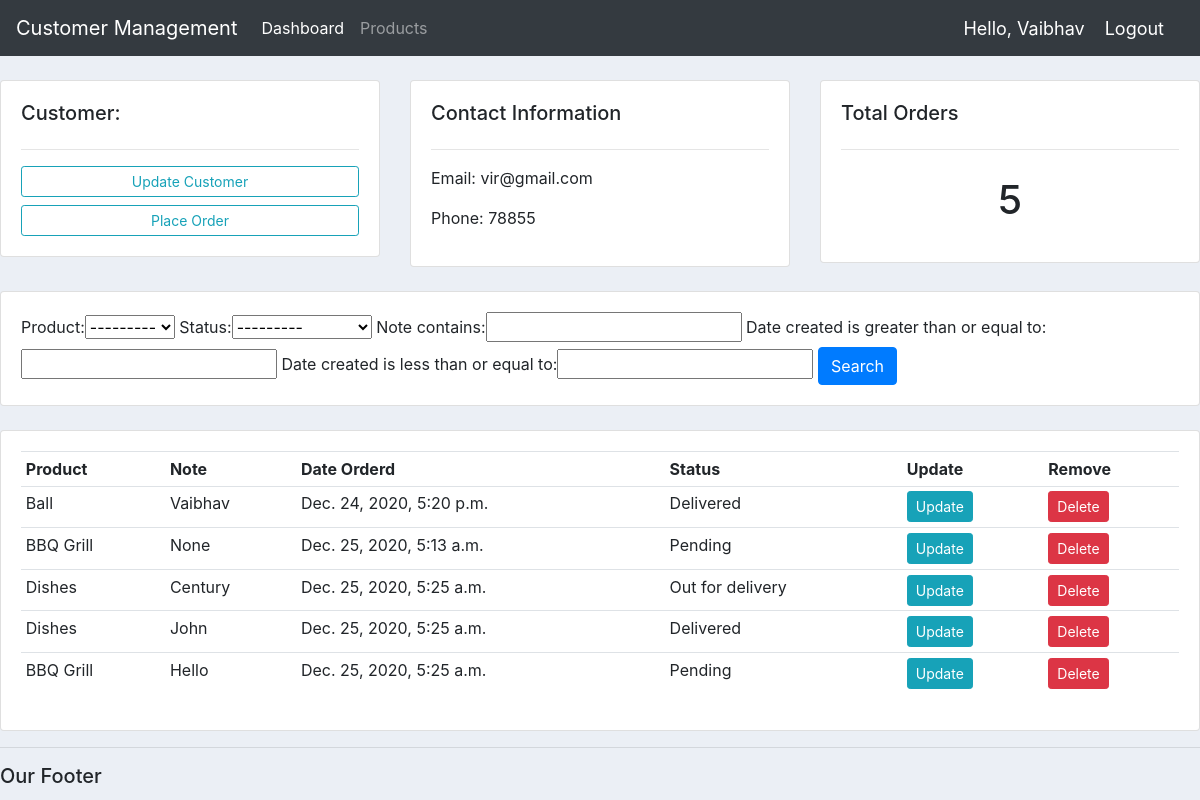
Page /customer/1 (signed in) on the committed database.
### AccountsApp/models.py (models this page shows, shortened)
class Customer(models.Model):
    user = models.OneToOneField(User,null=True,blank=True,on_delete=models.CASCADE)
    name = models.CharField(max_length=200,null=True)
    phone = models.CharField(max_length=200,null=True)
    email = models.CharField(max_length=200,null=True)
    profile_pic = models.ImageField(default="profile.png",null=True,blank=True)
    date_created = models.DateTimeField(auto_now_add=True,null=True)

class Order(models.Model):
    STATUS = (
        ('Pending','Pending'),
        ('Out for delivery','Out for delivery'),
        ('Delivered','Delivered'),
    )
    customer = models.ForeignKey(Customer,null=True,on_delete=models.SET_NULL)
    product =  models.ForeignKey(Product,null=True,on_delete=models.SET_NULL)
    date_created = models.DateTimeField(auto_now_add=True,null=True)
    status = models.CharField(max_length=200,null=True,choices=STATUS)
    note = models.CharField(max_length=1000,null=True)

class Product(models.Model):
    CATEGORY = (
        ('Indoor','Indoor'),
        ('Out Door','Out Door'),
    )
    name = models.CharField(max_length=200,null=True)
    price = models.FloatField(null=True)
    category = models.CharField(max_length=200,null=True,choices=CATEGORY)
    description = models.CharField(max_length=200,null=True,blank=True)
    date_created = models.DateTimeField(auto_now_add=True,null=True)
    tags = models.ManyToManyField(Tag)
    def __str__(self):
        return self.name

### AccountsApp/decorators.py (the view)
        def wrapper_func(request,*args,**kwargs):
            group = None
            if request.user.groups.exists():
                group = request.user.groups.all()[0].name
            if group in allowed_roles:
                return view_func(request, *args ,**kwargs)
            else:
                return HttpResponse("You are not authorized to view this page")

### AccountsApp/views.py (called while the page is built)
@login_required(login_url='login')
@allowed_users(allowed_roles=['admin'])
def customer(request,pk):
    customer = Customer.objects.get(id=pk)
    orders = customer.order_set.all()
    orders_count = orders.count()
    myFilter = OrderFilter(request.GET,queryset=orders)
    orders = myFilter.qs
    context = {'customer':customer,'orders':orders,'orders_count':orders_count,'myFilter':myFilter}
    return render(request,'accounts/customer.html',context)

### AccountsApp/templates/accounts/customer.html
{% extends 'accounts/main.html'%}
{% block content %}
<br>
<div class="row">
	<div class="col-md">
		<div class="card card-body">
			<h5>Customer:</h5>
			<hr>
			<a class="btn btn-outline-info  btn-sm btn-block" href="">Update Customer</a>
			<a class="btn btn-outline-info  btn-sm btn-block" href="{% url 'create_order' customer.id%}">Place Order</a>
		</div>
	</div>
	<div class="col-md">
		<div class="card card-body">
			<h5>Contact Information</h5>
			<hr>
			<p>Email: {{customer.email}} </p>
			<p>Phone: {{customer.phone}} </p>
		</div>
	</div>
	<div class="col-md">
		<div class="card card-body">
			<h5>Total Orders</h5>
			<hr>
			<h1 style="text-align: center;padding: 10px">{{orders_count}}</h1>
		</div>
	</div>
</div>
<br>
<div class="row">
	<div class="col">
		<div class="card card-body">
			<form method="get">
					{{myFilter.form}}
				<button class="btn btn-primary" type="submit">Search</button>
			</form>
		</div>
	</div>
</div>
<br>
<div class="row">
	<div class="col-md">
		<div class="card card-body">
			<table class="table table-sm">
				<tr>
					<th>Product</th>
					<th>Note</th>
					<th>Date Orderd</th>
					<th>Status</th>
					<th>Update</th>
					<th>Remove</th>
				</tr>
				{%for order in orders%}
				<tr>
					<td>{{order.product}}</td>
					<td>{{order.note}}</td>
					<td>{{order.date_created}}</td>
					<td>{{order.status}}</td>
					<td><a class="btn btn-sm btn-info" href="{% url 'update_order' order.id%}">Update</a></td>
					<td><a class="btn btn-sm btn-danger" href="{% url 'delete_order' order.id%}">Delete</a></td>
				</tr>
				{%endfor%}
			</table>
		</div>
	</div>
</div>
{%endblock%}

### AccountsApp/templates/accounts/navbar.html (shortened to what this page needs)
{% load static %}
<nav class="navbar navbar-expand-lg navbar-dark bg-dark">
    <a class="navbar-brand" href="#">Customer Management</a>
    <div class="collapse navbar-collapse" id="navbarNav">
      <ul class="navbar-nav">
        {% if request.user.is_staff%}
        <li class="nav-item active">
          <a class="nav-link" href="{% url 'home' %}">Dashboard</a>
        </li>
        <li class="nav-item">
          <a class="nav-link" href="{% url 'products' %}">Products</a>
        </li>
        {% else %}
        <li class="nav-item">
          <a class="nav-link" href="{% url 'account' %}">Settings</a>
        </li>
        {%endif%}
      </ul>
    </div>
    <span class="hello-msg">Hello, {{request.user}} </span>
    <span><a class="hello-msg" href="{% url 'logout'%}">Logout</a></span>
  </nav>

### static/css/main.css (style rules this page uses)
body { background-color: #ebeff5; }

### AccountsApp/templates/accounts/navbar.html (style rules this page uses)
.hello-msg { font-size: 18px; color: #fff; margin-right: 20px; }

### rows in the picture
Customer: email "vir@gmail.com", phone "78855"
Order: product "Ball", note "Vaibhav", date_created "Dec. 24, 2020, 5:20 p.m.", status "Delivered"
Order: product "BBQ Grill", note "None", date_created "Dec. 25, 2020, 5:13 a.m.", status "Pending"
Order: product "Dishes", note "Century", date_created "Dec. 25, 2020, 5:25 a.m.", status "Out for delivery"
Order: product "Dishes", note "John", date_created "Dec. 25, 2020, 5:25 a.m.", status "Delivered"
Order: product "BBQ Grill", note "Hello", date_created "Dec. 25, 2020, 5:25 a.m.", status "Pending"

### other values in the picture
{{ request.user }} "Vaibhav"
{{ orders_count }} "5"
